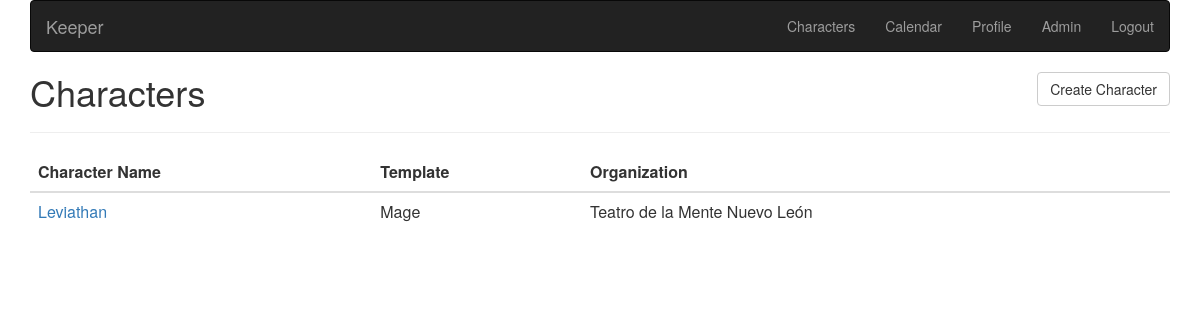
/sheets/char/list/ (signed in), run on an earlier commit of the app's database.
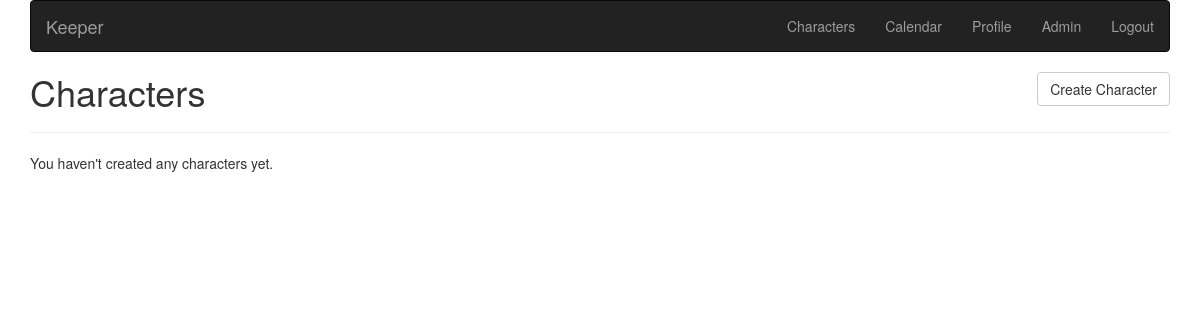
And on a later commit of the database.
### sheets/models.py (models this page shows, shortened)
class Character(Model):
    name = CharField(max_length=40, verbose_name="Character Name")
    template = ForeignKey(CharacterTemplate, PROTECT)
    power_stat = DotsField(default=1, clear=False)
    integrity = DotsField(default=7)
    background = TextField(blank=True)
    resource = PositiveIntegerField(default=10, blank=True, null=True)
    resource_max = PositiveIntegerField(default=10, blank=True, null=True)
    concept = CharField(max_length=200, blank=True)
    faction = CharField(max_length=200, blank=True)
    character_group = CharField(max_length=100, blank=True)
    strength = DotsField(default=1, clear=False)
    dexterity = DotsField(default=1, clear=False)
    stamina = DotsField(default=1, clear=False)
    intelligence = DotsField(default=1, clear=False)
    wits = DotsField(default=1, clear=False)
    resolve = DotsField(default=1, clear=False)
    presence = DotsField(default=1, clear=False)
    manipulation = DotsField(default=1, clear=False)
    composure = DotsField(default=1, clear=False)
    academics = DotsField(circles=5)
    computer = DotsField(circles=5)
    crafts = DotsField(circles=5)
    investigation = DotsField(circles=5)
    medicine = DotsField(circles=5)
    occult = DotsField(circles=5)
    politics = DotsField(circles=5)
    science = DotsField(circles=5)
    athletics = DotsField(circles=5)
    brawl = DotsField(circles=5)
    drive = DotsField(circles=5)
    firearms = DotsField(circles=5)
    larceny = DotsField(circles=5)
    stealth = DotsField(circles=5)
    survival = DotsField(circles=5)
    weaponry = DotsField(circles=5)
    animal_ken = DotsField(circles=5)
    empathy = DotsField(circles=5)
    expression = DotsField(circles=5)
    intimidation = DotsField(circles=5)
    persuasion = DotsField(circles=5)
    socialize = DotsField(circles=5)
    streetwise = DotsField(circles=5)
    subterfuge = DotsField(circles=5)
    primary_splat = ForeignKey(Splat, PROTECT, related_name='+', null=True, blank=True)
    secondary_splat = ForeignKey(Splat, PROTECT, related_name='+', null=True, blank=True)
    tertiary_splat = ForeignKey(Splat, PROTECT, related_name='+', null=True, blank=True)
    beats = PositiveIntegerField(default=0)
    experiences = PositiveIntegerField(default=0)
    template_beats = DotsField()
    template_experiences = PositiveIntegerField(default=0)
    user = ForeignKey(
        User, DO_NOTHING, null=True, blank=True, related_name='characters')
    organization = ForeignKey(Organization, CASCADE, null=True, blank=True)
    created_on = DateField(auto_now_add=True, editable=False)
    modified_on = DateField(auto_now=True, editable=False)
    size = DotsField(default=5, clear=False)
    health_levels = PositiveIntegerField(default=0)
    damage_track = CharField(max_length=100, blank=True, null=True)
    willpower = PositiveIntegerField(blank=True, null=True)
    willpower_max = PositiveIntegerField(blank=True, null=True, editable=False)
    perm_willpower_spent = PositiveIntegerField(blank=True, null=True)
    primary_anchor = CharField(max_length=40, blank=True)
    secondary_anchor = CharField(max_length=40, blank=True)
    version = PositiveIntegerField(default=0)
    is_active = BooleanField(default=True)
    objects = Manager()
    active = QueryManager(is_active=True)

### systems/models.py (models this page shows)
class CharacterTemplate(models.Model):
    name = models.CharField(max_length=20)
    game_line = models.CharField(max_length=20)
    integrity_name = models.CharField(
        max_length=20, verbose_name="Integrity", default="Integrity", blank=True)
    power_stat_name = models.CharField(max_length=20, verbose_name="Power Stat", blank=True)
    resource_name = models.CharField(max_length=20, verbose_name="Resource", blank=True)
    primary_anchor_name = models.CharField(
        max_length=20, verbose_name="Primary Anchor", default="Virtue", blank=True)
    secondary_anchor_name = models.CharField(
        max_length=20, verbose_name="Secondary Anchor", default="Vice", blank=True)
    character_group_name = models.CharField(
        max_length=20, verbose_name="Group Name", default="Group", blank=True)
    experiences_prefix = models.CharField(
        max_length=20, verbose_name="Experiences Prefix", blank=True, null=True)
    reference_code = models.SlugField('Code', unique=True)
    class Meta:
        verbose_name = "Character Template"
        ordering = ('name', 'game_line')
    def __str__(self):
        return str(self.name)

### orgs/models/org.py (models this page shows, shortened)
class Organization(TimeStampedModel):
    name = CharField(
        max_length=200, unique=True,
        help_text="Required. Must be unique across all Organizations.")
    parent_org = ForeignKey(
        'Organization', SET_NULL, verbose_name="Parent Organization",
        blank=True, null=True,
        help_text="Optional. If set, you will inherit settings and staff.")
    information = TextField(
        blank=True,
        help_text="Information about your organization. If you set this Organization to be "
        "public, everyone will be able to see this information.")
    is_public = BooleanField(
        default=True, verbose_name="Open to the Public",
        help_text="Allow finding the organization and requesting membership.")
    reference_code = SlugField('URL Prefix', unique=True)
    objects = Manager()
    public = QueryManager(is_public=True)
    def __str__(self):
        return self.name

### sheets/views/char.py (the view)
# urls.py: path('char/list/', ListCharacters, 'list-char'),
class ListCharacters(TemplateView):
    template_name = "sheets/character_list.html"
    def get_context_data(self, **kwargs):
        context = super().get_context_data(**kwargs)
        context['characters'] = Character.objects.filter(user=self.request.user)
        return context

### templates/sheets/character_list.html
{% extends 'base.html' %}
{% block content %}
    {% block tools %}
        <div class="pull-right">
            <div class="btn-toolbar" role="toolbar">
                <div class="btn-group"><a href="{% url 'sheets:create-char' %}">
                    <button type="button" class="btn btn-default">
                      Create Character
                    </button>
                </a></div>
            </div>
        </div>
    {% endblock %}
    <h1>Characters</h1>
    <hr>
    {% if characters %}
      <table class="table table-hover">
          <thead>
          <tr>
              <th>Character Name</th>
              <th>Template</th>
              <th>Organization</th>
          </tr>
          </thead>
          <tbody>
              {% for character in characters %}<tr>
                  <td><a href="{% url 'sheets:edit-char' character.pk %}">
                    {{ character.name }}
                  </a></td>
                  <td>{{ character.template }}</td>
                  <td>
                      {% if character.organization %}
                          {{ character.organization }}
                      {% else %}
                          <span style="color: gray">Private</span>
                      {% endif %}
                  </td>
              </tr>{% endfor %}
          </tbody>
      </table>
    {% else %}
      <p>You haven't created any characters yet.</p>
    {% endif %}
{% endblock %}

### templates/base.html (shortened to what this page needs)
{% load bootstrap3 static %}
<html lang="en">
<head>
    {% bootstrap_css %}
</head>
<body>
    <div id="content" class="container">{% block body %}
        {% if user.is_authenticated %}
            {% block navbar %}
                {% include 'navbar.html' %}
            {% endblock %}
            {% block content %}{% endblock %}
        {% else %}
            {% include 'orgs/login.html' %}
        {% endif %}
    {% endblock %}</div>
</body>
</html>

### templates/navbar.html (shortened to what this page needs)
{% load bootstrap3 %}
<nav class="navbar navbar-inverse">
    <div class="navbar-header">
        <a class="navbar-brand" href="{% url 'index' %}">Keeper</a>
    </div>
    <div class="collapse navbar-collapse">
        <ul class="nav navbar-nav navbar-right">
            <li><a href="{% url 'sheets:list-char' %}">Characters</a></li>
            <li><a href="{% url 'orgs:calendar' %}">Calendar</a></li>
            <li><a href="{% url 'orgs:profile' %}">Profile</a></li>
            {% if user.is_staff %}
                <li><a target="_blank" href="{% url 'admin:index' %}">Admin</a></li>
            {% endif %}
            <li><a href="{% url 'logout' %}">Logout</a></li>
        </ul>
    </div>
</nav>

What changed in the data, as far as the page shows it:
removed Character: name "Leviathan", template "Mage", organization "Teatro de la Mente Nuevo León"
Also different on the page:
text no longer shown: "Character Name Template Organization"
text now shown: "You haven't created any characters yet."
